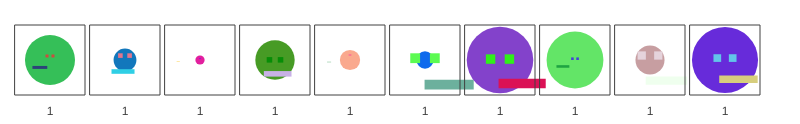
Frame 1 (no input)
Frame 60 (no input): identical to frame 1, image omitted
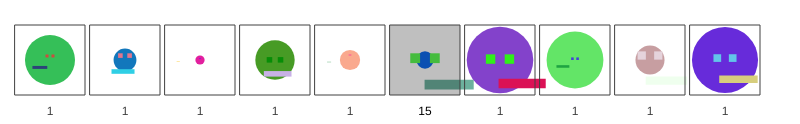
Frame 120 (the mouse pressed at the canvas centre since frame 60)

The p5.js sketch that drew these frames (run headless with seeded random() and noise() and a simulated clock; from frame 60 on, the mouse is pressed at the canvas centre):

// p5.js sketch
// ── sketch.js
// The Nature of Code
// Daniel Shiffman
// http://natureofcode.com

// Interactive Selection
// http://www.genarts.com/karl/papers/siggraph91.html

let population;
let info;

function setup() {
  createCanvas(800, 124);
  colorMode(RGB, 1.0, 1.0, 1.0, 1.0);
  let popmax = 10;
  let mutationRate = 0.05; // A pretty high mutation rate here, our population is rather small we need to enforce variety
  // Create a population with a target phrase, mutation rate, and population max
  population = new Population(mutationRate, popmax);
  // A simple button class
  button = createButton("evolve new generation");
  button.mousePressed(nextGen);
  button.position(10, 140);
  info = createDiv("");
  info.position(10, 175);
}

function draw() {
  background(1);
  // Display the faces
  population.display();
  population.rollover(mouseX, mouseY);
  info.html("Generation #:" + population.getGenerations());
}

// If the button is clicked, evolve next generation
function nextGen() {
  population.selection();
  population.reproduction();
}

// ── dna.js
// The Nature of Code
// Daniel Shiffman
// http://natureofcode.com

// Interactive Selection
// http://www.genarts.com/karl/papers/siggraph91.html

//Constructor (makes a random DNA)
class DNA {
  constructor(newgenes) {
    // DNA is random floating point values between 0 and 1 (!!)
    // The genetic sequence
    let len = 20; // Arbitrary length
    if (newgenes) {
      this.genes = newgenes;
    } else {
      this.genes = new Array(len);
      for (let i = 0; i < this.genes.length; i++) {
        this.genes[i] = random(0, 1);
      }
    }
  }

  // Crossover
  // Creates new DNA sequence from two (this &
  crossover(partner) {
    let child = new Array(this.genes.length);
    let crossover = floor(random(this.genes.length));
    for (let i = 0; i < this.genes.length; i++) {
      if (i > crossover) child[i] = this.genes[i];
      else child[i] = partner.genes[i];
    }
    let newgenes = new DNA(child);
    return newgenes;
  }

  // Based on a mutation probability, picks a new random character in array spots
  mutate(m) {
    for (let i = 0; i < this.genes.length; i++) {
      if (random(1) < m) {
        this.genes[i] = random(0, 1);
      }
    }
  }
}

// ── face.js
// The Nature of Code
// Daniel Shiffman
// http://natureofcode.com

// Interactive Selection
// http://www.genarts.com/karl/papers/siggraph91.html

// The class for our "face", contains DNA sequence, fitness value, position on screen

// Fitness Function f(t) = t (where t is "time" mouse rolls over face)

// Create a new face
class Face {
  constructor(dna_, x_, y_) {
    this.rolloverOn = false; // Are we rolling over this face?
    this.dna = dna_; // Face's DNA
    this.x = x_; // Position on screen
    this.y = y_;
    this.wh = 70; // Size of square enclosing face
    this.fitness = 1; // How good is this face?
    // Using java.awt.Rectangle (see: http://java.sun.com/j2se/1.4.2/docs/api/java/awt/Rectangle.html)
    this.r = new Rectangle(
      this.x - this.wh / 2,
      this.y - this.wh / 2,
      this.wh,
      this.wh
    );
  }

  // Display the face
  display() {
    // We are using the face's DNA to pick properties for this face
    // such as: head size, color, eye position, etc.
    // Now, since every gene is a floating point between 0 and 1, we map the values
    let genes = this.dna.genes;
    let r = map(genes[0], 0, 1, 0, 70);
    let c = color(genes[1], genes[2], genes[3]);
    let eye_y = map(genes[4], 0, 1, 0, 5);
    let eye_x = map(genes[5], 0, 1, 0, 10);
    let eye_size = map(genes[5], 0, 1, 0, 10);
    let eyecolor = color(genes[4], genes[5], genes[6]);
    let mouthColor = color(genes[7], genes[8], genes[9]);
    let mouth_y = map(genes[5], 0, 1, 0, 25);
    let mouth_x = map(genes[5], 0, 1, -25, 25);
    let mouthw = map(genes[5], 0, 1, 0, 50);
    let mouthh = map(genes[5], 0, 1, 0, 10);

    // Once we calculate all the above properties, we use those variables to draw rects, ellipses, etc.
    push();
    translate(this.x, this.y);
    noStroke();

    // Draw the head
    fill(c);
    ellipseMode(CENTER);
    ellipse(0, 0, r, r);

    // Draw the eyes
    fill(eyecolor);
    rectMode(CENTER);
    rect(-eye_x, -eye_y, eye_size, eye_size);
    rect(eye_x, -eye_y, eye_size, eye_size);

    // Draw the mouth
    fill(mouthColor);
    rectMode(CENTER);
    rect(mouth_x, mouth_y, mouthw, mouthh);

    // Draw the bounding box
    stroke(0.25);
    if (this.rolloverOn) fill(0, 0.25);
    else noFill();
    rectMode(CENTER);
    rect(0, 0, this.wh, this.wh);
    pop();

    // Display fitness value
    textAlign(CENTER);
    if (this.rolloverOn) fill(0);
    else fill(0.25);
    text("" + floor(this.fitness), this.x, this.y + 55);
  }

  getFitness() {
    return this.fitness;
  }

  getDNA() {
    return this.dna;
  }

  // Increment fitness if mouse is rolling over face
  rollover(mx, my) {
    if (this.r.contains(mx, my)) {
      this.rolloverOn = true;
      this.fitness += 0.25;
    } else {
      this.rolloverOn = false;
    }
  }
}

// ── population.js
// The Nature of Code
// Daniel Shiffman
// http://natureofcode.com

// Interactive Selection
// http://www.genarts.com/karl/papers/siggraph91.html

// A class to describe a population of faces
// this hasn't changed very much from example to example

// Create the population
class Population {
  constructor(m, num) {
    this.mutationRate = m; // Mutation rate
    this.population = []; // array to hold the current population
    this.matingPool = [];
    this.generations = 0; // Number of generations
    for (let i = 0; i < num; i++) {
      this.population[i] = new Face(new DNA(), 50 + i * 75, 60);
    }
  }

  // Display all faces
  display() {
    for (let i = 0; i < this.population.length; i++) {
      this.population[i].display();
    }
  }

  // Are we rolling over any of the faces?
  rollover(mx, my) {
    for (let i = 0; i < this.population.length; i++) {
      this.population[i].rollover(mx, my);
    }
  }

  // Generate a mating pool
  selection() {
    // Clear the ArrayList
    this.matingPool = [];

    // Calculate total fitness of whole population
    let maxFitness = this.getMaxFitness();

    // Calculate fitness for each member of the population (scaled to value between 0 and 1)
    // Based on fitness, each member will get added to the mating pool a certain number of times
    // A higher fitness = more entries to mating pool = more likely to be picked as a parent
    // A lower fitness = fewer entries to mating pool = less likely to be picked as a parent
    for (let i = 0; i < this.population.length; i++) {
      let fitnessNormal = map(
        this.population[i].getFitness(),
        0,
        maxFitness,
        0,
        1
      );
      let n = floor(fitnessNormal * 100); // Arbitrary multiplier

      for (let j = 0; j < n; j++) {
        this.matingPool.push(this.population[i]);
      }
    }
  }

  // Making the next generation
  reproduction() {
    // Refill the population with children from the mating pool
    for (let i = 0; i < this.population.length; i++) {
      // Sping the wheel of fortune to pick two parents
      let m = floor(random(this.matingPool.length));
      let d = floor(random(this.matingPool.length));
      // Pick two parents
      let mom = this.matingPool[m];
      let dad = this.matingPool[d];
      // Get their genes
      let momgenes = mom.getDNA();
      let dadgenes = dad.getDNA();
      // Mate their genes
      let child = momgenes.crossover(dadgenes);
      // Mutate their genes
      child.mutate(this.mutationRate);
      // Fill the new population with the new child
      this.population[i] = new Face(child, 50 + i * 75, 60);
    }
    this.generations++;
  }

  getGenerations() {
    return this.generations;
  }

  // Find highest fitness for the population
  getMaxFitness() {
    let record = 0;
    for (let i = 0; i < this.population.length; i++) {
      if (this.population[i].getFitness() > record) {
        record = this.population[i].getFitness();
      }
    }
    return record;
  }
}

// ── rectangle.js
// The Nature of Code
// Daniel Shiffman
// http://natureofcode.com

// Re-implementing java.awt.Rectangle
// so JS mode works

class Rectangle {
  constructor(x, y, w, h) {
    this.x = x;
    this.y = y;
    this.width = w;
    this.height = h;
  }

  contains(px, py) {
    return (
      px > this.x &&
      px < this.x + this.width &&
      py > this.y &&
      py < this.y + this.height
    );
  }
}
